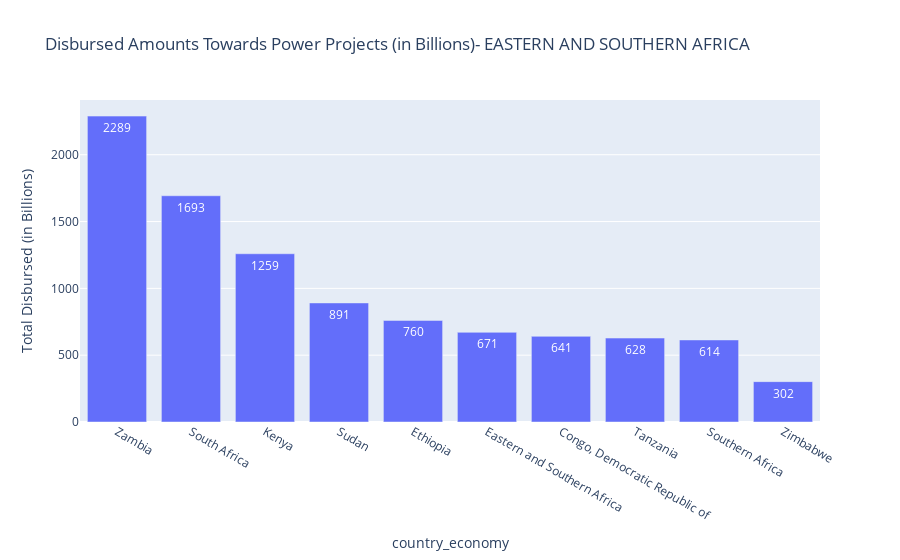

The cell this chart's notebook holds for it:
### Code cell
# Create a new column to format the 'total_disbursed' in billions
df['total_disbursed_billion'] = (df['total_disbursed'] / 1e6).round()

# Create the bar plot with the formatted column
fig = px.bar(df, x="country_economy", y="total_disbursed_billion", 
             title="Disbursed Amounts Towards Power Projects (in Billions)- EASTERN AND SOUTHERN AFRICA", 
             labels={"total_disbursed_billion": "Total Disbursed (in Billions)"},
            text="total_disbursed_billion")



# Display the plot
fig.show()

### Figure 1 — Plotly figure (JSON) as saved in the notebook; plotly's stock layout.template omitted (floating-point values rounded to 4 significant figures)
{"data": [{"alignmentgroup": "True", "hovertemplate": "country_economy=%{x}<br>Total Disbursed (in Billions)=%{text}<extra></extra>", "legendgroup": "", "marker": {"color": "#636efa", "pattern": {"shape": ""}}, "name": "", "offsetgroup": "", "orientation": "v", "showlegend": false, "text": [2289, 1693, 1259, 891, 760, 671, 641, 628, 614, 302], "textposition": "auto", "type": "bar", "x": ["Zambia", "South Africa", "Kenya", "Sudan", "Ethiopia", "Eastern and Southern Africa", "Congo, Democratic Republic of", "Tanzania", "Southern Africa", "Zimbabwe"], "xaxis": "x", "y": [2289, 1693, 1259, 891, 760, 671, 641, 628, 614, 302], "yaxis": "y"}], "layout": {"barmode": "relative", "legend": {"tracegroupgap": 0}, "title": {"text": "Disbursed Amounts Towards Power Projects (in Billions)- EASTERN AND SOUTHERN AFRICA"}, "xaxis": {"anchor": "y", "domain": [0, 1], "title": {"text": "country_economy"}}, "yaxis": {"anchor": "x", "domain": [0, 1], "title": {"text": "Total Disbursed (in Billions)"}}}}
